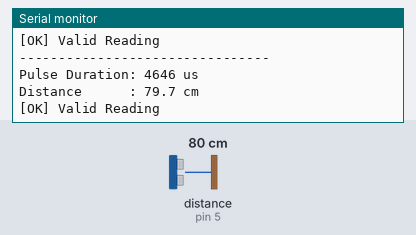
A sketch run on a simulated Arduino Uno, built with avr-gcc and run on an emulated ATmega328P. On the bench: the last lines printed to the serial monitor. Wiring (inferred from the names in the program): ultrasonic range finder: trigger pin 4; echo pin 5. The inputs (shaded band) are chosen by the test bench; at power-on: distance to the obstacle (sensor on pin 5) 80 cm. The echo pulse lasts 58.3 µs per cm.

Above: at 1.3 s.
1.4 s: distance to the obstacle (sensor on pin 5) set to 4 cm
At 1.84 s:
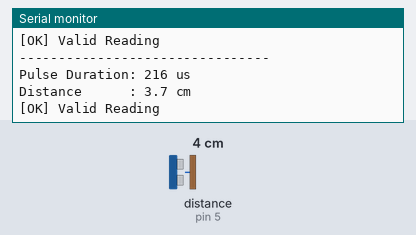
2.9 s: distance to the obstacle (sensor on pin 5) set to 2 cm
At 3.35 s:
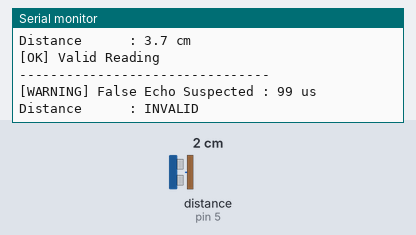
Timing chart, 0 to 5.9 s (numbered marks = the images above; inputs shaded):
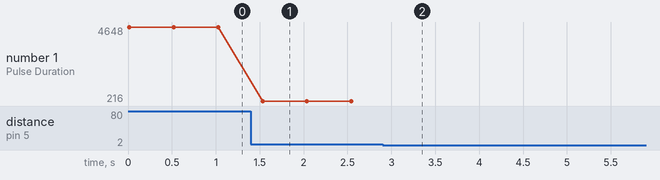

Measured:
- the behaviour switches between 3 and 2 cm on distance to the obstacle (sensor on pin 5) (found by bisection; images 1 and 2)
- after the input at 1.4 s, the serial monitor: prints a new line after 0.13 s (image 1)
- after the input at 2.9 s, the serial monitor: prints a new line after 0.14 s (image 2)
- plotted number 1: 4646 → 216 after the input at 1.4 s

The sketch:

HCSR04_Test.ino
```cpp
#define TRIG_PIN 4
#define ECHO_PIN 5

#define MAX_DISTANCE_CM 300.0f
#define TIMEOUT_US      18000

void setup() {
  Serial.begin(115200);
  while (!Serial && millis() < 3000);

  Serial.println();
  Serial.println("==================================");
  Serial.println("HC-SR04 OPEN SPACE DIAGNOSTIC");
  Serial.println("==================================");

  pinMode(TRIG_PIN, OUTPUT);
  pinMode(ECHO_PIN, INPUT);

  digitalWrite(TRIG_PIN, LOW);
}

void loop() {

  // Trigger pulse
  digitalWrite(TRIG_PIN, LOW);
  delayMicroseconds(5);

  digitalWrite(TRIG_PIN, HIGH);
  delayMicroseconds(10);

  digitalWrite(TRIG_PIN, LOW);

  // Read echo
  long duration = pulseIn(ECHO_PIN, HIGH, TIMEOUT_US);

  Serial.println("--------------------------------");

  // No echo received
  if (duration == 0) {

    Serial.println("[TIMEOUT] No Echo Received");
    Serial.print("Distance      : ");
    Serial.print(MAX_DISTANCE_CM);
    Serial.println(" cm");

    Serial.println("[INFO] Open space / no reflection detected");

    delay(500);
    return;
  }

  // Suspiciously short pulse
  if (duration < 100) {

    Serial.print("[WARNING] False Echo Suspected : ");
    Serial.print(duration);
    Serial.println(" us");

    Serial.println("Distance      : INVALID");

    delay(500);
    return;
  }

  // Normal distance calculation
  float distance = duration * 0.0343f / 2.0f;

  Serial.print("Pulse Duration: ");
  Serial.print(duration);
  Serial.println(" us");

  Serial.print("Distance      : ");
  Serial.print(distance, 1);
  Serial.println(" cm");

  if (distance < 2.0f) {
    Serial.println("[WARNING] Below minimum measurable range");
  }
  else if (distance > 300.0f) {
    Serial.println("[WARNING] Above maximum measurable range");
  }
  else {
    Serial.println("[OK] Valid Reading");
  }

  delay(500);
}
```
